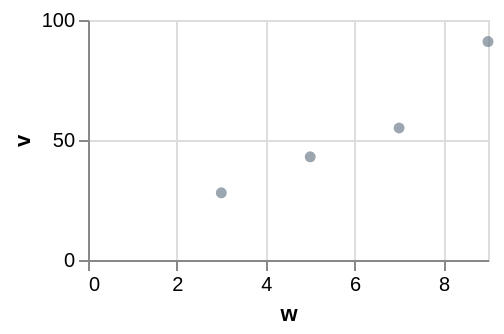

Write the Vega-Lite specification saved for this chart.
### Vega-Lite specification from a JSON file in a GitHub repository (floating-point values rounded to 4 significant figures)
{"$schema": "https://vega.github.io/schema/vega-lite/v6.json", "width": 200, "height": 120, "data": {"values": [{"c": "alpha", "v": 28, "w": 3, "t": "2024-01-07"}, {"c": "beta", "v": 55, "w": 7, "t": "2024-03-19"}, {"c": "gamma", "v": 43, "w": 5, "t": "2024-06-02"}, {"c": "delta", "v": 91, "w": 9, "t": "2024-09-11"}]}, "mark": {"type": "circle", "fill": "slategrey"}, "encoding": {"x": {"field": "w", "type": "quantitative"}, "y": {"field": "v", "type": "quantitative"}}}
